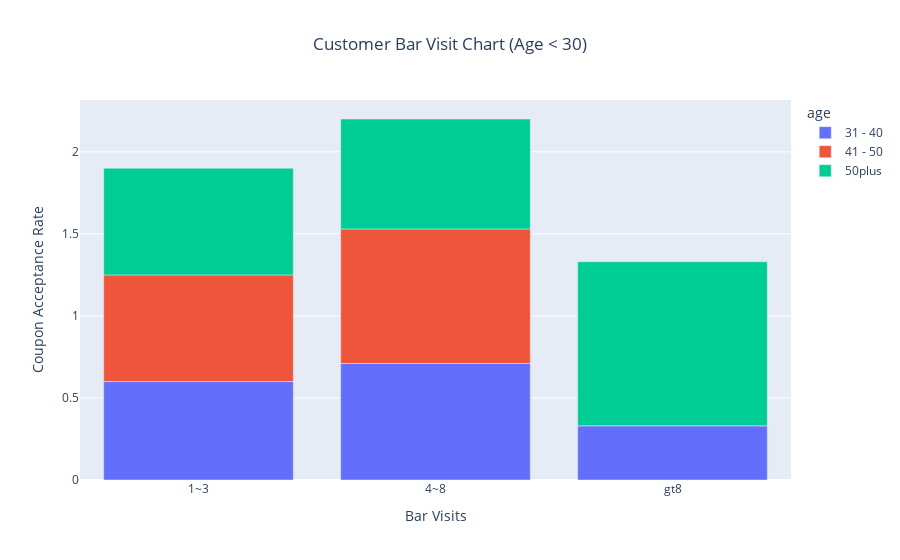

Notebook code for this chart:
### Markdown cell above
** go to bars more than once a month and are under the age of 30 **

### Code cell
# To remove the "SettingWithCopyWarning" copy issue
df_bar = df_bar.copy() ;

# Modify the "age" to groups to get the required categorical values  viz "'21 - 30', '31 - 40', '41 - 50'".
#e.g - all the data that are in ages 21 to 26 will be grouped as "21 - 30" and so on.
plt.figure(figsize=(10, 6));
df_bar.loc[:,'age']= np.where(df_bar['age'].isin(['21','26']),'21 - 30',np.where(df_bar['age'].isin(['31','36']),'31 - 40',np.where(df_bar['age'].isin(['41','46']),'41 - 50',df_bar['age'])))
age_bar_group=df_bar.query("Bar not in ('never','less1') and age not in ('below21','21 - 30') ").groupby(['Bar','age'],as_index=False)['Cpn_Acptd'].agg('mean').sort_values(by='Bar').round(2)
fig = px.bar(age_bar_group,x='Bar',y='Cpn_Acptd',color='age',  labels={'Bar': 'Bar Visits', 'Cpn_Acptd': 'Coupon Acceptance Rate'},
             title='Customer Bar Visit Chart (Age < 30)');
fig.update_layout(title_x=0.5, title_xanchor='center');
fig.show();

### Figure 1 — Plotly figure (JSON) as saved in the notebook; plotly's stock layout.template omitted (floating-point values rounded to 4 significant figures)
{"data": [{"alignmentgroup": "True", "hovertemplate": "age=31 - 40<br>Bar Visits=%{x}<br>Coupon Acceptance Rate=%{y}<extra></extra>", "legendgroup": "31 - 40", "marker": {"color": "#636efa", "pattern": {"shape": ""}}, "name": "31 - 40", "offsetgroup": "31 - 40", "orientation": "v", "showlegend": true, "textposition": "auto", "type": "bar", "x": ["1~3", "4~8", "gt8"], "xaxis": "x", "y": [0.6, 0.71, 0.33], "yaxis": "y"}, {"alignmentgroup": "True", "hovertemplate": "age=41 - 50<br>Bar Visits=%{x}<br>Coupon Acceptance Rate=%{y}<extra></extra>", "legendgroup": "41 - 50", "marker": {"color": "#EF553B", "pattern": {"shape": ""}}, "name": "41 - 50", "offsetgroup": "41 - 50", "orientation": "v", "showlegend": true, "textposition": "auto", "type": "bar", "x": ["1~3", "4~8"], "xaxis": "x", "y": [0.65, 0.82], "yaxis": "y"}, {"alignmentgroup": "True", "hovertemplate": "age=50plus<br>Bar Visits=%{x}<br>Coupon Acceptance Rate=%{y}<extra></extra>", "legendgroup": "50plus", "marker": {"color": "#00cc96", "pattern": {"shape": ""}}, "name": "50plus", "offsetgroup": "50plus", "orientation": "v", "showlegend": true, "textposition": "auto", "type": "bar", "x": ["1~3", "4~8", "gt8"], "xaxis": "x", "y": [0.65, 0.67, 1], "yaxis": "y"}], "layout": {"autosize": true, "barmode": "relative", "legend": {"title": {"text": "age"}, "tracegroupgap": 0}, "title": {"text": "Customer Bar Visit Chart (Age < 30)", "x": 0.5, "xanchor": "center"}, "xaxis": {"anchor": "y", "autorange": true, "domain": [0, 1], "range": [-0.5, 2.5], "title": {"text": "Bar Visits"}, "type": "category"}, "yaxis": {"anchor": "x", "autorange": true, "domain": [0, 1], "range": [0, 2.316], "title": {"text": "Coupon Acceptance Rate"}, "type": "linear"}}}
